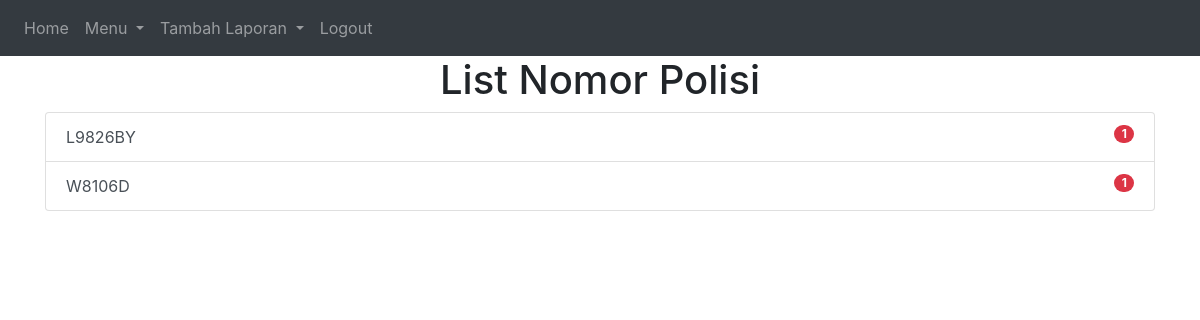
The app's page /nopol (signed in), older data.
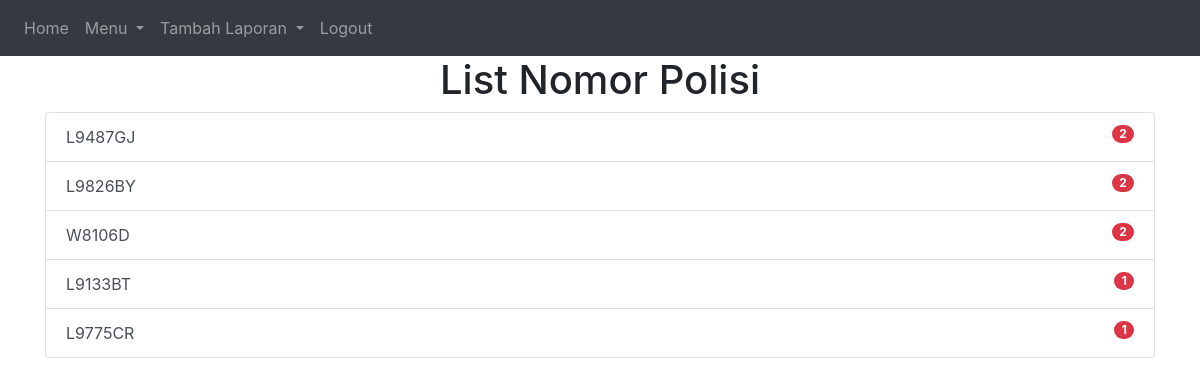
The same page, newer data.
### website/models.py (models this page shows, shortened)
class Laporan(db.Model):
    id = db.Column(db.Integer, primary_key=True)
    tgl_brgkt = db.Column(db.DateTime())
    tgl_kmbl = db.Column(db.DateTime())
    nopol = db.Column(db.String(100))
    sopir = db.Column(db.String(100))
    tujuan = db.Column(db.String(500))
    km_awal = db.Column(db.Integer)
    km_isi = db.Column(db.Integer)
    solar_awal = db.Column(db.Float)
    e_toll = db.Column(db.Integer)
    tujuan = db.Column(db.String(500))
    keterangan = db.Column(db.String(500))
    satpam1 = db.Column(db.String(100))
    satpam2 = db.Column(db.String(100))
    img = db.relationship('ImageSet', backref='laporan', lazy=True, uselist=True)

### website/views.py (the view)
@views.route('/nopol', methods=['GET'])
@login_required
def get_nopol_list():
    list_laporan = Laporan.query.order_by(desc(Laporan.nopol))
    list_nopol = []
    jum_list = []
    for list in list_laporan:
        if list.nopol in list_nopol:
            jum_list[list_nopol.index(list.nopol)] += 1
        else:
            list_nopol.append(list.nopol)
            jum_list.append(1)
    data = sorted(zip(jum_list, list_nopol), key = lambda x: (-x[0], x[1]))
    return render_template('list_nopol.html', title="List Nomor Polisi",  data=data, user=current_user)

### website/__init__.py (called while the page is built)
def create_app():
    app = Flask(__name__)
    app.config['SECRET_KEY'] = '123123'
    app.config['SQLALCHEMY_DATABASE_URI'] = f'sqlite:///{DB_NAME}'
    app.config['MAX_CONTENT_LENGTH'] = 16 * 1024 * 1024
    db.init_app(app)
    bcrypt.init_app(app)
    from .views import views
    from .auth import auth
    app.register_blueprint(views, url_prefix='/')
    app.register_blueprint(auth, url_prefix='/')
    from .models import User
    create_database(app)
    login_manager = LoginManager()
    login_manager.login_view = 'auth.login'
    login_manager.init_app(app)
    @login_manager.user_loader
    def load_user(id):
        return User.query.get(int(id))
    return app

### website/templates/list_nopol.html
{% extends "base.html" %}
    {% block content %}
    <h1 align="center">{% block title %} {{ title }} {% endblock %}</h1>
    <div class="list-group">
        {% for x, list in data %}
        <a href="{{ url_for('views.laporan_nopol', nopol=list) }}" class="list-group-item list-group-item-action">{{ list }}
            <span class="badge badge-pill badge-danger pull-right">{{ x }}</span>
        </a>
        {% endfor %}
    </div>
    {% endblock %}

### website/templates/base.html (shortened to what this page needs)
<!DOCTYPE html>
<html>
  <head>
    <link
      rel="stylesheet"
      href="https://stackpath.bootstrapcdn.com/bootstrap/4.4.1/css/bootstrap.min.css"
    />
    <link
      rel="stylesheet"
      href="https://stackpath.bootstrapcdn.com/font-awesome/4.7.0/css/font-awesome.min.css"
    />
    <link href="https://unpkg.com/gridjs/dist/theme/mermaid.min.css" rel="stylesheet" />
  </head>
  <body>
    <nav class="navbar navbar-expand-lg navbar-dark bg-dark">
      <div class="collapse navbar-collapse" id="navbar">
        <div class="navbar-nav mr-auto">
          {% if user.is_authenticated %}
          <a class="nav-item nav-link" id="home" href="/">Home</a>
          <li class="nav-item dropdown">
            <a class="nav-link dropdown-toggle" href="#" id="navbarDropdown" role="button" data-toggle="dropdown" aria-haspopup="true" aria-expanded="false">
              Menu
            </a>
          </li>
          <li class="nav-item dropdown">
            <a class="nav-link dropdown-toggle" href="#" id="navbarDropdown" role="button" data-toggle="dropdown" aria-haspopup="true" aria-expanded="false">
              Tambah Laporan
            </a>
          </li>
          <a class="nav-item nav-link" id="logout" href="/logout">Logout</a>
          {% else %}
          <a class="nav-item nav-link" id="login" href="/login">Login</a>
          {% endif %}
        </div>
      </div>
    </nav>
    <div class="container">{% block content %} {% endblock %}</div>
  </body>
</html>

Row changes from the older to the newer data that the page shows:
added Laporan: nopol "L9487GJ", x "2"
computed for Laporan "L9826BY": id "1" → "2"
computed for Laporan (number 3 of 5 on the later page): id "1" → "2"
added Laporan: nopol "L9133BT", x "1"
added Laporan: nopol "L9775CR", x "1"
